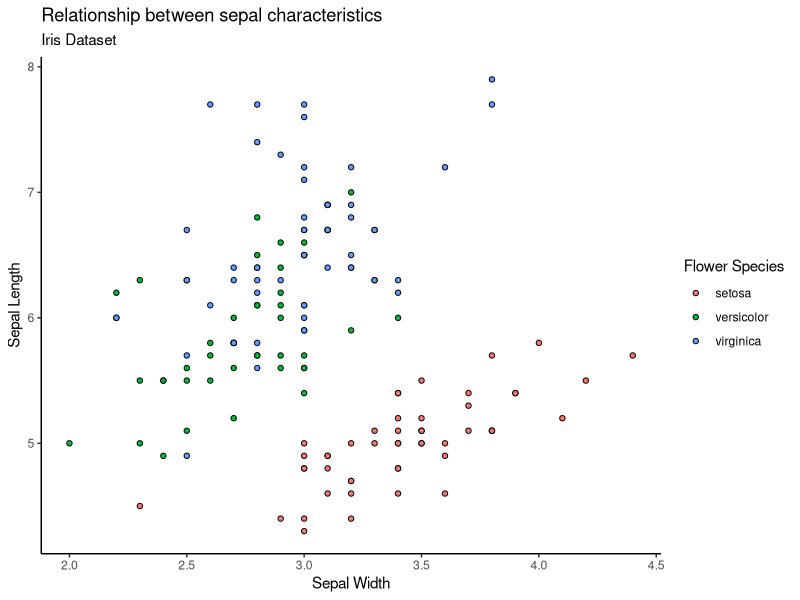

Source code (R):
## ---- chunk 1
# install.package("tidyverse")
suppressWarnings({
  suppressMessages({
    library(tidyverse)
  })
})

## ---- chunk 2
data(iris)
# View(iris)
glimpse(iris)
## ---- chunk 3
# Generate 100 standard normal values,
# sort them, take the unique ones,
# and then take the top 10

# How not to do it:
set.seed(6504)
x1 <- rnorm(100)
x2 <- sort(x1,decreasing=TRUE)
x3 <- unique(x2)
x4 <- x3[1:10]
x4

# How to do it:
set.seed(6504)
x5 <- rnorm(100) %>%
  sort(.,decreasing = TRUE) %>%
  unique()
x5[1:10]

# What species are present in the dataset?
iris %>%
  group_by(Species) %>%
  summarize(numtimes = n())
## ---- chunk 4
# Plot Sepal.Width vs Sepal.Length in ggplot()
iris %>%
  ggplot(aes(x = Sepal.Width,y = Sepal.Length,fill = Species)) +
  theme_classic() +
  geom_point(pch = 21,colour = "black") +
  labs(title = "Relationship between sepal characteristics",
       subtitle = "Iris Dataset",
       x = "Sepal Width",
       y = "Sepal Length",
       fill = "Flower Species")
